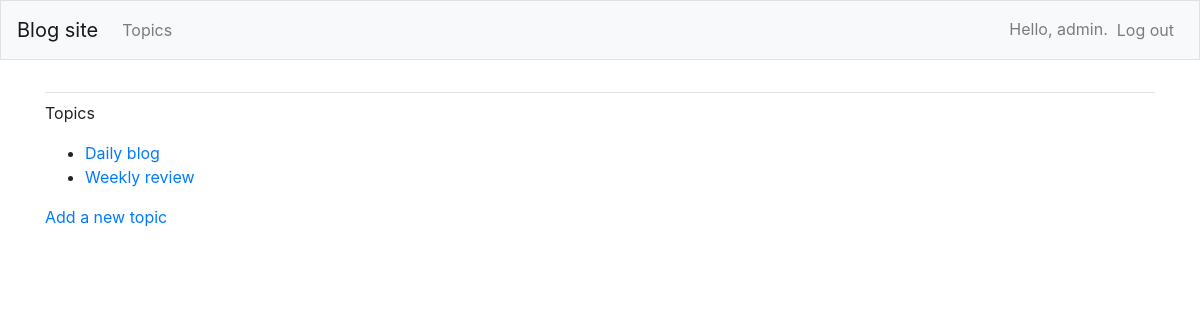
The page /topics/ (signed in) on the database as committed earlier.
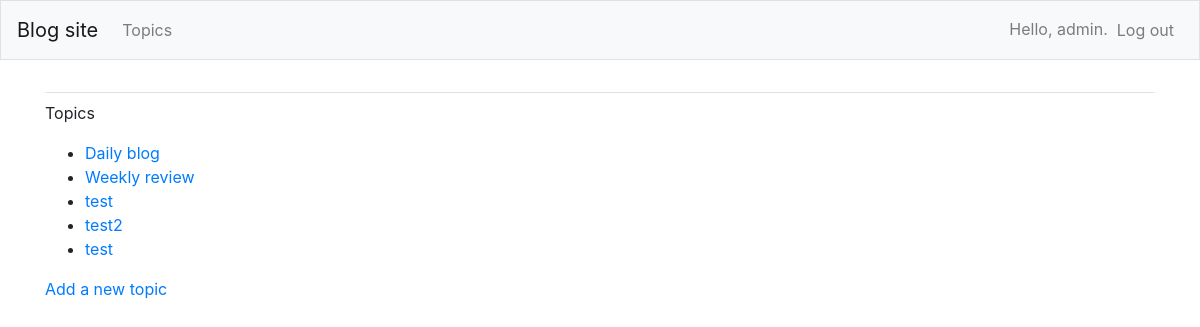
The same page on the database as committed later.
### blog_site/models.py (models this page shows)
class Topic(models.Model):
    text = models.CharField(max_length=200)
    date_added = models.DateTimeField(auto_now_add=True)
    owner = models.ForeignKey(User, on_delete=models.CASCADE)
    def __str__(self):
        return self.text

### blog_site/views.py (the view)
# urls.py: path('topics/', views.topics, name='topics'),
@login_required
def topics(request):
    topics = Topic.objects.filter(owner=request.user).order_by('date_added')
    context = {'topics':topics}
    return render(request, 'blog_site/topics.html', context)

### blog_site/templates/blog_site/topics.html
{% extends "blog_site/base.html" %}
{% block content%}
    <p>Topics</p>
    <ul>
        {% for topic in topics %}
            <li>
                <a href="{% url 'blog_site:topic' topic.id %}">{{ topic }}</a>
            </li>
        {% empty %}
            <li>No topics have been added yet.</li>
        {% endfor %}
    </ul>
    <a href = "{% url 'blog_site:new_topic'%}">Add a new topic</a>
{% endblock content %}

Rows that differ between the two databases and show on the page:
added Topic: text "test"
added Topic: text "test2"
added Topic: text "test"
